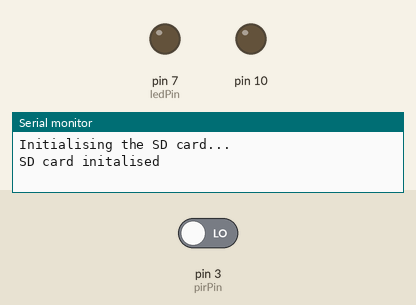
A sketch run on a simulated Arduino Uno, built with avr-gcc and run on an emulated ATmega328P. On the bench: output pins drawn as LEDs (lit = HIGH), the last lines printed to the serial monitor. The inputs (shaded band) are chosen by the test bench; at power-on: pin 3 (pirPin) LOW. The local clock reads 2024-03-15 10:24:30 at power-on unless the sketch sets it; storage starts empty.

Above: at 1.2 s.
1.3 s: pin 3 (pirPin) driven HIGH
At 1.7 s:
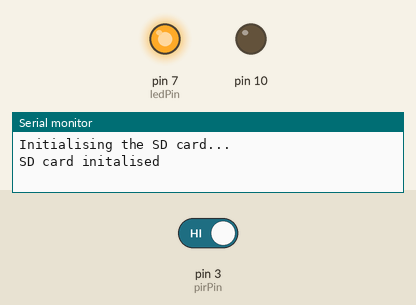
2.8 s: pin 3 (pirPin) driven LOW
At 6.2 s:
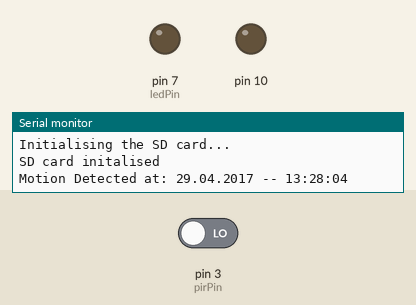
Timing chart, 0 to 7.7 s (numbered marks = the images above; inputs shaded):
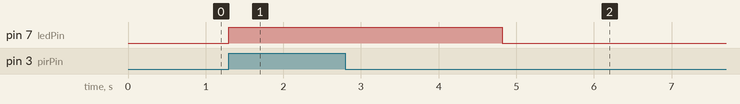

The sketch:

ArduinoDataLogger.ino
```cpp
#include <SPI.h>
#include <SD.h>
#include <DS3231.h>

DS3231  rtc(SDA, SCL);

int ledPin = 7;
int pirPin = 3;
int val;

File myFile;

void setup() {
  Serial.begin(9600);
  pinMode(pirPin, INPUT);
  pinMode(10, OUTPUT);
  pinMode(ledPin, OUTPUT);
  digitalWrite(ledPin, LOW);

  Serial.println("Initialising the SD card...");

   if (!SD.begin(10)) {
     Serial.println("SD card not initalised.");
     return;
   }

   Serial.println("SD card initalised");

   rtc.begin();

  rtc.setTime(13, 28, 00);
  rtc.setDate(29, 04, 2017);

}

void loop() {
  val = digitalRead(pirPin);

  if (val == HIGH){
    digitalWrite(ledPin, HIGH);
    delay(3500);

     myFile = SD.open("Data.csv", FILE_WRITE);

    if(myFile){
      Serial.print("Motion Detected at: ");
      Serial.print(rtc.getDateStr());
      Serial.print(" -- ");
      Serial.println(rtc.getTimeStr());
      myFile.print(rtc.getTimeStr());
      myFile.print(", ");
      myFile.println(rtc.getDateStr());
      myFile.close();
    }
    else {
      Serial.println("Error opening file.");
    }

  }else{
    digitalWrite(ledPin, LOW);
  }
}
```

Measured:
- after the input at 1.3 s, pin 7 (ledPin): LOW → HIGH at once
- after the input at 2.8 s, pin 7 (ledPin): HIGH → LOW after 2.0 s
